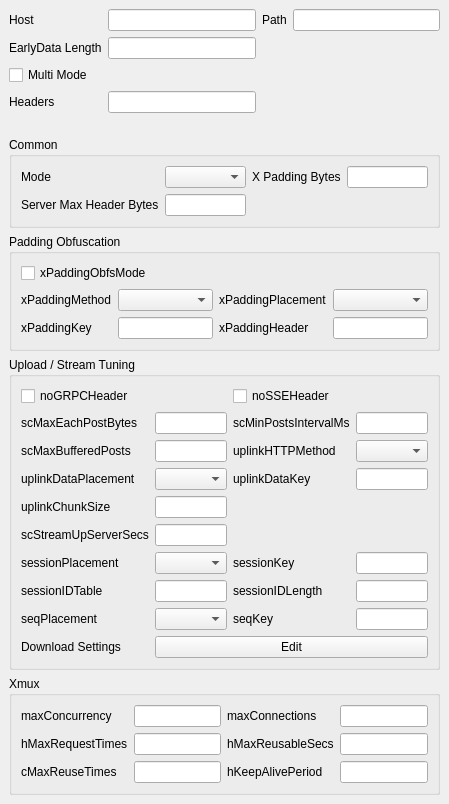
           <widget class="QWidget" name="xray_network_scroll_contents">
            <property name="geometry">
             <rect>
              <x>0</x>
              <y>0</y>
              <width>16</width>
              <height>16</height>
             </rect>
            </property>
            <layout class="QVBoxLayout" name="verticalLayout_xray_network_scroll">
             <property name="leftMargin">
              <number>0</number>
             </property>
             <property name="topMargin">
              <number>0</number>
             </property>
             <property name="rightMargin">
              <number>0</number>
             </property>
             <property name="bottomMargin">
              <number>0</number>
             </property>
             <item>
              <widget class="QWidget" name="xray_common_box" native="true">
               <layout class="QGridLayout" name="gridLayout_11">
                <item row="0" column="0">
                 <widget class="QLabel" name="xray_host_l">
                  <property name="text">
                   <string>Host</string>
                  </property>
                  <property name="buddy">
                   <cstring>xray_host</cstring>
                  </property>
                 </widget>
                </item>
                <item row="3" column="0">
                 <widget class="QLabel" name="xray_headers_l">
                  <property name="text">
                   <string>Headers</string>
                  </property>
                  <property name="buddy">
                   <cstring>xray_headers</cstring>
                  </property>
                 </widget>
                </item>
                <item row="0" column="1">
                 <widget class="QLineEdit" name="xray_host"/>
                </item>
                <item row="0" column="3">
                 <widget class="QLineEdit" name="xray_path"/>
                </item>
                <item row="3" column="1">
                 <widget class="QLineEdit" name="xray_headers"/>
                </item>
                <item row="0" column="2">
                 <widget class="QLabel" name="xray_path_l">
                  <property name="text">
                   <string>Path</string>
                  </property>
                  <property name="buddy">
                   <cstring>xray_path</cstring>
                  </property>
                 </widget>
                </item>
                <item row="1" column="0">
                 <widget class="QLabel" name="xray_ed_label">
                  <property name="text">
                   <string>EarlyData Length</string>
                  </property>
                  <property name="buddy">
                   <cstring>xray_ed_length</cstring>
                  </property>
                 </widget>
                </item>
                <item row="1" column="1">
                 <widget class="QLineEdit" name="xray_ed_length"/>
                </item>
                <item row="2" column="0">
                 <widget class="QCheckBox" name="xray_multi_mode">
                  <property name="text">
                   <string>Multi Mode</string>
                  </property>
                 </widget>
                </item>
               </layout>
              </widget>
             </item>
             <item>
              <widget class="QWidget" name="xray_xhttp_box" native="true">
               <property name="sizePolicy">
                <sizepolicy hsizetype="Expanding" vsizetype="Preferred">
                 <horstretch>0</horstretch>
                 <verstretch>0</verstretch>
                </sizepolicy>
               </property>
               <layout class="QVBoxLayout" name="verticalLayout_xray_xhttp">
                <item>
                 <widget class="QGroupBox" name="xray_xhttp_common_box">
                  <property name="sizePolicy">
                   <sizepolicy hsizetype="Expanding" vsizetype="Maximum">
                    <horstretch>0</horstretch>
                    <verstretch>0</verstretch>
                   </sizepolicy>
                  </property>
                  <property name="title">
                   <string>Common</string>
                  </property>
                  <layout class="QGridLayout" name="gridLayout_xray_xhttp_common">
                   <item row="0" column="0">
                    <widget class="QLabel" name="xray_mode_l">
                     <property name="text">
                      <string>Mode</string>
                     </property>
                     <property name="buddy">
                      <cstring>xray_mode</cstring>
                     </property>
                    </widget>
                   </item>
                   <item row="0" column="1">
                    <widget class="NoWheelComboBox" name="xray_mode"/>
                   </item>
                   <item row="0" column="2">
                    <widget class="QLabel" name="xray_xpaddingbytes_l">
                     <property name="text">
                      <string>X Padding Bytes</string>
                     </property>
                     <property name="buddy">
                      <cstring>xray_xpaddingbytes</cstring>
                     </property>
                    </widget>
                   </item>
                   <item row="0" column="3">
                    <widget class="QLineEdit" name="xray_xpaddingbytes"/>
                   </item>
                   <item row="1" column="0">
                    <widget class="QLabel" name="xray_serverMaxHeaderBytes_l">
                     <property name="text">
                      <string>Server Max Header Bytes</string>
                     </property>
                     <property name="buddy">
                      <cstring>xray_serverMaxHeaderBytes</cstring>
                     </property>
                    </widget>
                   </item>
                   <item row="1" column="1">
                    <widget class="QLineEdit" name="xray_serverMaxHeaderBytes"/>
                   </item>
                  </layout>
                 </widget>
                </item>
                <item>
                 <widget class="QGroupBox" name="xray_xhttp_padding_box">
                  <property name="sizePolicy">
                   <sizepolicy hsizetype="Expanding" vsizetype="Maximum">
                    <horstretch>0</horstretch>
                    <verstretch>0</verstretch>
                   </sizepolicy>
                  </property>
                  <property name="title">
                   <string>Padding Obfuscation</string>
                  </property>
                  <layout class="QGridLayout" name="gridLayout_xray_xhttp_padding">
                   <item row="0" column="0" colspan="4">
                    <widget class="QCheckBox" name="xray_xpadding_obfs_mode">
                     <property name="text">
                      <string>xPaddingObfsMode</string>
                     </property>
                    </widget>
                   </item>
                   <item row="1" column="0">
                    <widget class="QLabel" name="label_xpadding_method">
                     <property name="text">
                      <string>xPaddingMethod</string>
                     </property>
                     <property name="buddy">
                      <cstring>xray_xpadding_method</cstring>
                     </property>
                    </widget>
                   </item>
                   <item row="1" column="1">
                    <widget class="NoWheelComboBox" name="xray_xpadding_method"/>
                   </item>
                   <item row="1" column="2">
                    <widget class="QLabel" name="label_xpadding_placement">
                     <property name="text">
                      <string>xPaddingPlacement</string>
                     </property>
                     <property name="buddy">
                      <cstring>xray_xpadding_placement</cstring>
                     </property>
                    </widget>
                   </item>
                   <item row="1" column="3">
                    <widget class="NoWheelComboBox" name="xray_xpadding_placement"/>
                   </item>
                   <item row="2" column="0">
                    <widget class="QLabel" name="label_xpadding_key">
                     <property name="text">
                      <string>xPaddingKey</string>
                     </property>
                     <property name="buddy">
                      <cstring>xray_xpadding_key</cstring>
                     </property>
                    </widget>
                   </item>
                   <item row="2" column="1">
                    <widget class="QLineEdit" name="xray_xpadding_key"/>
                   </item>
                   <item row="2" column="2">
                    <widget class="QLabel" name="label_xpadding_header">
                     <property name="text">
                      <string>xPaddingHeader</string>
                     </property>
                     <property name="buddy">
                      <cstring>xray_xpadding_header</cstring>
                     </property>
                    </widget>
                   </item>
                   <item row="2" column="3">
                    <widget class="QLineEdit" name="xray_xpadding_header"/>
                   </item>
                  </layout>
                 </widget>
                </item>
                <item>
                 <widget class="QGroupBox" name="xray_xhttp_packet_box">
                  <property name="sizePolicy">
                   <sizepolicy hsizetype="Expanding" vsizetype="Maximum">
                    <horstretch>0</horstretch>
                    <verstretch>0</verstretch>
                   </sizepolicy>
                  </property>
                  <property name="title">
                   <string>Upload / Stream Tuning</string>
                  </property>
                  <layout class="QGridLayout" name="gridLayout_xray_xhttp_packet">
                   <item row="1" column="0">
                    <widget class="QLabel" name="xray_scMaxEachPostBytes_l">
                     <property name="text">
                      <string>scMaxEachPostBytes</string>
                     </property>
                     <property name="buddy">
                      <cstring>xray_scMaxEachPostBytes</cstring>
                     </property>
                    </widget>
                   </item>
                   <item row="1" column="1">
                    <widget class="QLineEdit" name="xray_scMaxEachPostBytes"/>
                   </item>
                   <item row="1" column="2">
                    <widget class="QLabel" name="xray_scMinPostsIntervalMs_l">
                     <property name="text">
                      <string>scMinPostsIntervalMs</string>
                     </property>
                     <property name="buddy">
                      <cstring>xray_scMinPostsIntervalMs</cstring>
                     </property>
                    </widget>
                   </item>
                   <item row="1" column="3">
                    <widget class="QLineEdit" name="xray_scMinPostsIntervalMs"/>
                   </item>
                   <item row="2" column="0">
                    <widget class="QLabel" name="xray_scMaxBufferedPosts_l">
                     <property name="text">
                      <string>scMaxBufferedPosts</string>
                     </property>
                     <property name="buddy">
                      <cstring>xray_scMaxBufferedPosts</cstring>
                     </property>
                    </widget>
                   </item>
                   <item row="2" column="1">
                    <widget class="QLineEdit" name="xray_scMaxBufferedPosts"/>
                   </item>
                   <item row="2" column="2">
                    <widget class="QLabel" name="xray_uplink_http_method_l">
                     <property name="text">
                      <string>uplinkHTTPMethod</string>
                     </property>
                     <property name="buddy">
                      <cstring>xray_uplink_http_method</cstring>
                     </property>
                    </widget>
                   </item>
                   <item row="2" column="3">
                    <widget class="NoWheelComboBox" name="xray_uplink_http_method"/>
                   </item>
                   <item row="3" column="0">
                    <widget class="QLabel" name="xray_uplink_data_placement_l">
                     <property name="text">
                      <string>uplinkDataPlacement</string>
                     </property>
                     <property name="buddy">
                      <cstring>xray_uplink_data_placement</cstring>
                     </property>
                    </widget>
                   </item>
                   <item row="3" column="1">
                    <widget class="NoWheelComboBox" name="xray_uplink_data_placement"/>
                   </item>
                   <item row="3" column="2">
                    <widget class="QLabel" name="xray_uplink_data_key_l">
                     <property name="text">
                      <string>uplinkDataKey</string>
                     </property>
                     <property name="buddy">
                      <cstring>xray_uplink_data_key</cstring>
                     </property>
                    </widget>
                   </item>
                   <item row="3" column="3">
                    <widget class="QLineEdit" name="xray_uplink_data_key"/>
                   </item>
                   <item row="4" column="0">
                    <widget class="QLabel" name="xray_uplink_chunk_size_l">
                     <property name="text">
                      <string>uplinkChunkSize</string>
                     </property>
                     <property name="buddy">
                      <cstring>xray_uplink_chunk_size</cstring>
                     </property>
                    </widget>
                   </item>
                   <item row="4" column="1">
                    <widget class="QLineEdit" name="xray_uplink_chunk_size"/>
                   </item>
                   <item row="0" column="0" colspan="2">
                    <widget class="QCheckBox" name="xray_no_grpc">
                     <property name="text">
                      <string>noGRPCHeader</string>
                     </property>
                    </widget>
                   </item>
                   <item row="0" column="2" colspan="2">
                    <widget class="QCheckBox" name="xray_no_sse">
                     <property name="text">
                      <string>noSSEHeader</string>
                     </property>
                    </widget>
                   </item>
                   <item row="5" column="0">
                    <widget class="QLabel" name="xray_scStreamUpServerSecs_l">
                     <property name="text">
                      <string>scStreamUpServerSecs</string>
                     </property>
                     <property name="buddy">
                      <cstring>xray_scStreamUpServerSecs</cstring>
                     </property>
                    </widget>
                   </item>
                   <item row="5" column="1">
                    <widget class="QLineEdit" name="xray_scStreamUpServerSecs"/>
                   </item>
                   <item row="6" column="0">
                    <widget class="QLabel" name="xray_session_placement_l">
                     <property name="text">
                      <string>sessionPlacement</string>
                     </property>
                     <property name="buddy">
                      <cstring>xray_session_placement</cstring>
                     </property>
                    </widget>
                   </item>
                   <item row="6" column="1">
                    <widget class="NoWheelComboBox" name="xray_session_placement"/>
                   </item>
                   <item row="6" column="2">
                    <widget class="QLabel" name="xray_session_key_l">
                     <property name="text">
                      <string>sessionKey</string>
                     </property>
                     <property name="buddy">
                      <cstring>xray_session_key</cstring>
                     </property>
                    </widget>
                   </item>
                   <item row="6" column="3">
                    <widget class="QLineEdit" name="xray_session_key"/>
                   </item>
                   <item row="7" column="0">
                    <widget class="QLabel" name="xray_session_id_table_l">
                     <property name="text">
                      <string>sessionIDTable</string>
                     </property>
                     <property name="buddy">
                      <cstring>xray_session_id_table</cstring>
                     </property>
                    </widget>
                   </item>
                   <item row="7" column="1">
                    <widget class="QLineEdit" name="xray_session_id_table"/>
                   </item>
                   <item row="7" column="2">
                    <widget class="QLabel" name="xray_session_id_length_l">
                     <property name="text">
                      <string>sessionIDLength</string>
                     </property>
                     <property name="buddy">
                      <cstring>xray_session_id_length</cstring>
                     </property>
                    </widget>
                   </item>
                   <item row="7" column="3">
                    <widget class="QLineEdit" name="xray_session_id_length"/>
                   </item>
                   <item row="8" column="0">
                    <widget class="QLabel" name="xray_seq_placement_l">
                     <property name="text">
                      <string>seqPlacement</string>
                     </property>
                     <property name="buddy">
                      <cstring>xray_seq_placement</cstring>
                     </property>
                    </widget>
                   </item>
                   <item row="8" column="1">
                    <widget class="NoWheelComboBox" name="xray_seq_placement"/>
                   </item>
                   <item row="8" column="2">
                    <widget class="QLabel" name="xray_seq_key_l">
                     <property name="text">
                      <string>seqKey</string>
                     </property>
                     <property name="buddy">
                      <cstring>xray_seq_key</cstring>
                     </property>
                    </widget>
                   </item>
                   <item row="8" column="3">
                    <widget class="QLineEdit" name="xray_seq_key"/>
                   </item>
                   <item row="9" column="0">
                    <widget class="QLabel" name="xray_downloadsettings_l">
                     <property name="text">
                      <string>Download Settings</string>
                     </property>
                     <property name="buddy">
                      <cstring>xray_downloadsettings_edit</cstring>
                     </property>
                    </widget>
                   </item>
                   <item row="9" column="1" colspan="3">
                    <widget class="QPushButton" name="xray_downloadsettings_edit">
                     <property name="text">
                      <string>Edit</string>
                     </property>
                    </widget>
                   </item>
                  </layout>
                 </widget>
                </item>
                <item>
                 <widget class="QGroupBox" name="xray_xhttp_xmux_box">
                  <property name="sizePolicy">
                   <sizepolicy hsizetype="Expanding" vsizetype="Maximum">
                    <horstretch>0</horstretch>
                    <verstretch>0</verstretch>
                   </sizepolicy>
                  </property>
                  <property name="title">
                   <string>Xmux</string>
                  </property>
                  <layout class="QGridLayout" name="gridLayout_xray_xhttp_xmux">
                   <item row="0" column="0">
                    <widget class="QLabel" name="xray_max_concurrency_l">
                     <property name="text">
                      <string>maxConcurrency</string>
                     </property>
                     <property name="buddy">
                      <cstring>xray_max_concurrency</cstring>
                     </property>
                    </widget>
                   </item>
                   <item row="0" column="1">
                    <widget class="QLineEdit" name="xray_max_concurrency"/>
                   </item>
                   <item row="0" column="2">
                    <widget class="QLabel" name="xray_max_connections_l">
                     <property name="text">
                      <string>maxConnections</string>
                     </property>
                     <property name="buddy">
                      <cstring>xray_max_connections</cstring>
                     </property>
                    </widget>
                   </item>
                   <item row="0" column="3">
                    <widget class="QLineEdit" name="xray_max_connections"/>
                   </item>
                   <item row="1" column="0">
                    <widget class="QLabel" name="xray_hMaxRequestTimes_l">
                     <property name="text">
                      <string>hMaxRequestTimes</string>
                     </property>
                     <property name="buddy">
                      <cstring>xray_hMaxRequestTimes</cstring>
                     </property>
                    </widget>
                   </item>
                   <item row="1" column="1">
                    <widget class="QLineEdit" name="xray_hMaxRequestTimes"/>
                   </item>
                   <item row="1" column="2">
                    <widget class="QLabel" name="xray_hMaxReusableSecs_l">
                     <property name="text">
                      <string>hMaxReusableSecs</string>
                     </property>
                     <property name="buddy">
                      <cstring>xray_hMaxReusableSecs</cstring>
                     </property>
                    </widget>
                   </item>
                   <item row="1" column="3">
                    <widget class="QLineEdit" name="xray_hMaxReusableSecs"/>
                   </item>
                   <item row="2" column="0">
                    <widget class="QLabel" name="xray_max_reuse_times_l">
                     <property name="text">
                      <string>cMaxReuseTimes</string>
                     </property>
                     <property name="buddy">
                      <cstring>xray_max_reuse_times</cstring>
                     </property>
                    </widget>
                   </item>
                   <item row="2" column="1">
                    <widget class="QLineEdit" name="xray_max_reuse_times"/>
                   </item>
                   <item row="2" column="2">
                    <widget class="QLabel" name="xray_keep_alive_period_l">
                     <property name="text">
                      <string>hKeepAlivePeriod</string>
                     </property>
                     <property name="buddy">
                      <cstring>xray_keep_alive_period</cstring>
                     </property>
                    </widget>
                   </item>
                   <item row="2" column="3">
                    <widget class="QLineEdit" name="xray_keep_alive_period"/>
                   </item>
                  </layout>
                 </widget>
                </item>
               </layout>
              </widget>
             </item>
            </layout>
           </widget>
